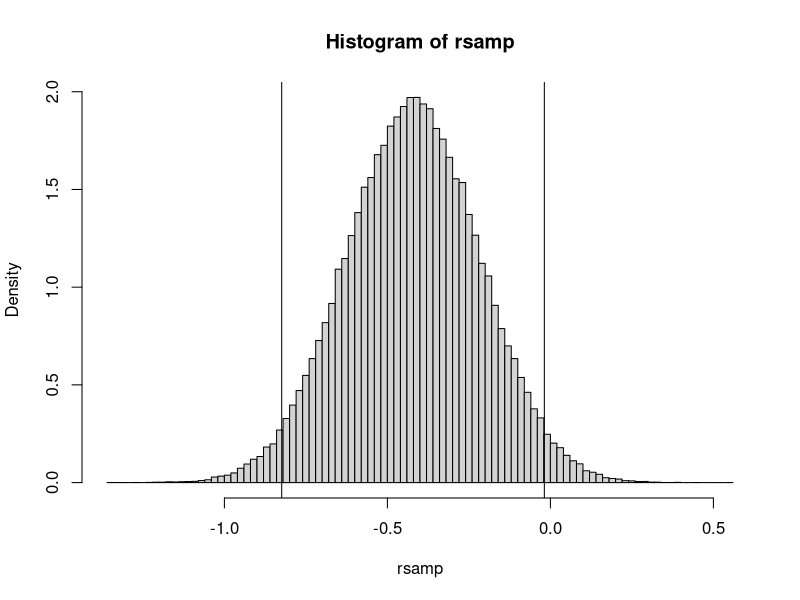
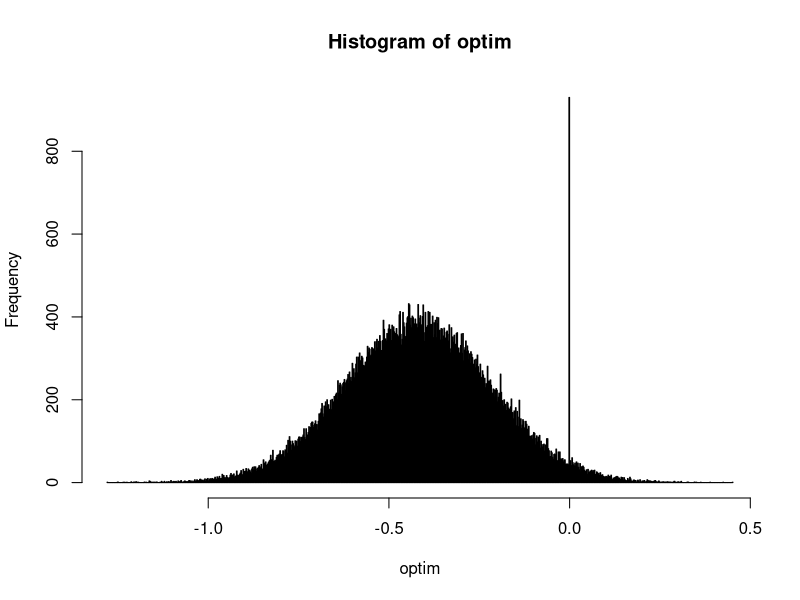
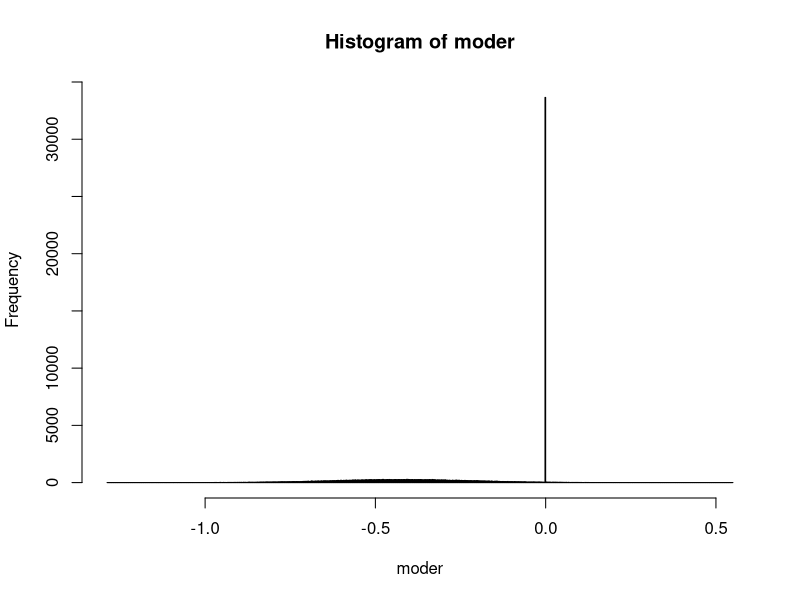
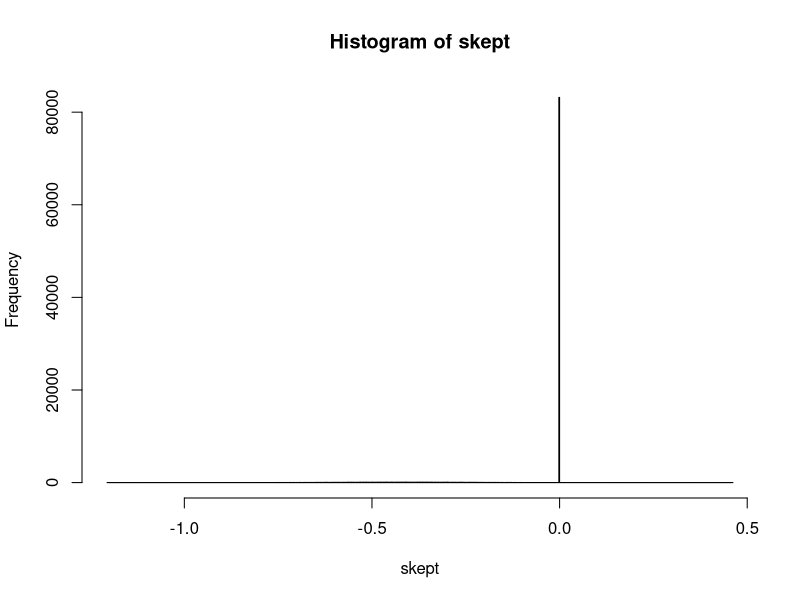
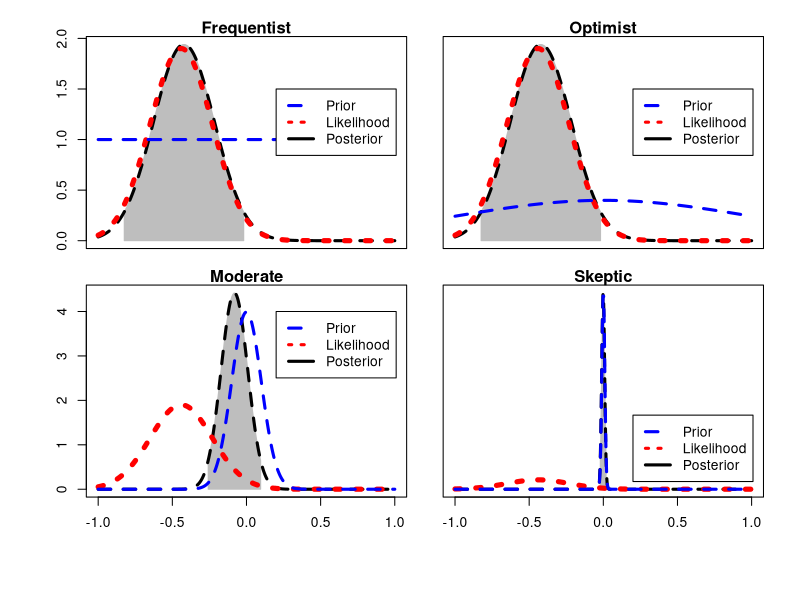

Source code (R) for these figures, in order:
## ---- chunk 1
##SE log OR

dataSE=0.21
post_mean=function(priormean,priorsd,datamean,datase){
  priorsd^2/(datase^2+priorsd^2)*datamean+datase^2/(datase^2+priorsd^2)*priormean}

post_var=function(priorsd,datase){
  1/(1/datase^2+1/priorsd^2)}

pm=post_mean(priormean = 0,priorsd = 1,datamean = -0.44,datase = dataSE)
pv=post_var(priorsd = 1,datase = dataSE)

## ---- chunk 2

rsamp=rnorm(100000,mean=pm,sd=sqrt(pv))

hist(rsamp,freq=F,nclass = 100)

a=qnorm(p =0.025,mean = pm,sd=sqrt(pv))
b=qnorm(p =0.975,mean = pm,sd=sqrt(pv))
abline(v=a)
abline(v=b)

## ---- chunk 3

###the marginal likelihood is N(0,\sigma_[0] + \sigma^2)

sdlik=sqrt(1+dataSE^2)

optimistic=0.90*dnorm(-0.28,mean = 0,sd=sdlik)/(0.90*dnorm(-0.44,mean = 0,sd=sdlik)+0.10*dnorm(-0.44,mean = 0,sd=dataSE))

moderate=0.50*dnorm(-0.28,mean = 0,sd=sdlik)/(0.50*dnorm(-0.44,mean = 0,sd=sdlik)+0.50*dnorm(-0.44,mean = 0,sd=dataSE))

skeptical=0.10*dnorm(-0.28,mean = 0,sd=sdlik)/sum(0.10*dnorm(-0.44,mean = 0,sd=sdlik)+0.90*dnorm(-0.44,mean = 0,sd=dataSE))
## ---- chunk 4
dm=-0.44
nsim=100000
sims=rbinom(n=nsim,1,prob=0.5)
optim=NULL
for(i in 1:nsim){
  a=rbinom(n=1,1,prob=optimistic)
  pm=post_mean(priormean=0,priorsd=a*1,datamean=dm,datase=dataSE)
  ps=sqrt(post_var(priorsd = a*1,datase = dataSE))
  b=rnorm(1,mean=pm,sd=ps)
 optim[i]=b
}

hist(optim,nclass=1000)


moder=NULL
for(i in 1:nsim){
  a=rbinom(n=1,1,prob=moderate)
  pm=post_mean(priormean=0,priorsd=a*1,datamean=dm,datase=dataSE)
  ps=sqrt(post_var(priorsd = a*1,datase = dataSE))
  b=rnorm(1,mean=pm,sd=ps)
  moder[i]=b
}

hist(moder,nclass=1000)


skept=NULL
for(i in 1:nsim){
  a=rbinom(n=1,1,prob=skeptical)
  pm=post_mean(priormean=0,priorsd=a*1,datamean=dm,datase=dataSE)
  ps=sqrt(post_var(priorsd = a*1,datase = dataSE))
  b=rnorm(1,mean=pm,sd=ps)
 skept[i]=b
}

hist(skept,nclass=1000)
## ---- chunk 5
exp(quantile(optim,prob=c(0.05,0.5,0.95)))
exp(quantile(moder,prob=c(0.05,0.5,0.95)))
exp(quantile(skept,prob=c(0.05,0.5,0.95)))



## ---- chunk 6
exp(quantile(optim,prob=c(0.05,0.5,0.95)))
exp(quantile(moder,prob=c(0.05,0.5,0.95)))
exp(quantile(skept,prob=c(0.05,0.5,0.95)))



## ---- chunk 7

polyCurve <- function(x, y, from, to, n = 50, miny,
                      col = "grey", border = col) {
    drawPoly <- function(fun, from, to, n = 50, miny, col, border) {
        Sq <- seq(from = from, to = to, length = n)
        polygon(x = c(Sq[1], Sq, Sq[n]),
                y = c(miny, fun(Sq), miny),
                col = col, border = border)
    }
    lf <- length(from)
    stopifnot(identical(lf, length(to)))
    if(length(col) != lf)
        col <- rep(col, length.out = lf)
    if(length(border) != lf)
        border <- rep(border, length.out = lf)
    if(missing(miny))
        miny <- min(y)
    interp <- approxfun(x = x, y = y)
    mapply(drawPoly, from = from, to = to, col = col, border = border,
           MoreArgs = list(fun = interp, n = n, miny = miny))
    invisible()
}
## ---- chunk 8

op <- par(mfrow = c(2,2),
          oma = c(5,4,1,1) + 0.1,
          mar = c(1,1,1,1) + 0.1)

th = seq(-1,1,length=500)

hatlogHR=-0.44
hatdataSE=0.21

##frequentist
prior = rep(1,length(th))
like = dnorm(hatlogHR,mean=th,sd=hatdataSE)
pm=post_mean(priormean = 0,priorsd = 1,datamean = hatlogHR,datase = hatdataSE)
ps=sqrt(post_var(priorsd = 1,datase = hatdataSE))
post = dnorm(th,mean = pm,sd=ps)
CI_low=pm-1.96*ps
CI_up=pm+1.96*ps
plot(th,post,type="l",ylab="Density",lty=2,lwd=3,xlim=c(-1,1),xlab = expression(theta), panel.first = polyCurve(th, post, from = CI_low, to = CI_up),main="Frequentist",xaxt='n')
#,col.axis = "white")
lines(th,like,lty=3,lwd=5,col="red")
lines(th,prior,lty=2,lwd=3,col="blue")
legend(0.2,1.5,c("Prior","Likelihood","Posterior"),lty=c(2,3,1),lwd=c(3,3,3),col=c("Blue","red","black"))


##generous
prior = dnorm(th,0,1)
like = dnorm(hatlogHR,mean=th,sd=hatdataSE)
pm=post_mean(priormean = 0,priorsd = 1,datamean = hatlogHR,datase = hatdataSE)
ps=sqrt(post_var(priorsd = 1,datase = hatdataSE))
post = dnorm(th,mean = pm,sd=ps)
CI_low=pm-1.96*ps
CI_up=pm+1.96*ps
plot(th,post,type="l",ylab="Density",lty=2,lwd=3,xlab = expression(theta), panel.first = polyCurve(th, post, from = CI_low, to = CI_up),main="Optimist",yaxt='n',xaxt='n')
lines(th,like,lty=3,lwd=5,col="red")
lines(th,prior,lty=2,lwd=3,col="blue")
legend(0.2,1.5,c("Prior","Likelihood","Posterior"),lty=c(2,3,1),lwd=c(3,3,3),col=c("Blue","red","black"))



##moderate prior
prior = dnorm(th,0,0.1)
pm=post_mean(priormean = 0,priorsd = 0.1,datamean = hatlogHR,datase = hatdataSE)
ps=sqrt(post_var(priorsd = 0.1,datase = hatdataSE))
post = dnorm(th,mean = pm,sd=ps)
CI_low=pm-1.96*ps
CI_up=pm+1.96*ps
plot(th,post,type="l",ylab="Density",lty=2,lwd=3,xlab = expression(theta), panel.first = polyCurve(th, post, from = CI_low, to = CI_up),main="Moderate") 
#,col.axis = "white")
lines(th,like,lty=3,lwd=5,col="red")
lines(th,prior,lty=2,lwd=3,col="blue")
legend(0.2,4,c("Prior","Likelihood","Posterior"),lty=c(2,3,1),lwd=c(3,3,3),col=c("Blue","red","black"))



##more skeptical prior
prior = dnorm(th,0,0.01)
pm=post_mean(priormean = 0,priorsd = 0.01,datamean = hatlogHR,datase = hatdataSE)
ps=sqrt(post_var(priorsd = 0.01,datase = hatdataSE))
post = dnorm(th,mean = pm,sd=ps)
CI_low=pm-1.96*ps
CI_up=pm+1.96*ps
plot(th,post,type="l",ylab="Density",lty=2,lwd=3,xlab = expression(theta), panel.first = polyCurve(th, post, from = CI_low, to = CI_up),main="Skeptic",yaxt='n')
lines(th,like,lty=3,lwd=5,col="red")
lines(th,prior,lty=2,lwd=3,col="blue")
legend(0.2,15,c("Prior","Likelihood","Posterior"),lty=c(2,3,1),lwd=c(3,3,3),col=c("Blue","red","black"))

